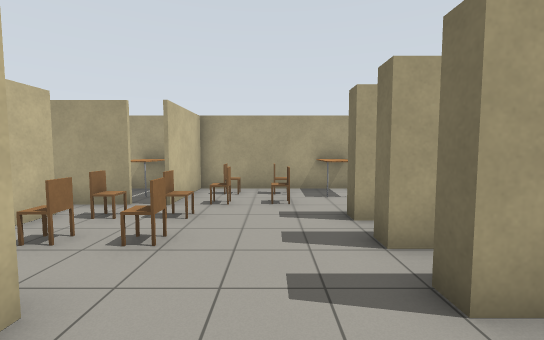
view 1 (above)

21 first-person views from a walk through a Gazebo world. The camera is 1.3 m above the floor, tilts 4° down and sees 90° across. The floor is counted in squares, 1 m on a side. Each view is taken from the middle of a square. On the plan, view 1 faces up. The plan holds only what a view shows up to about 13 squares ahead; the rest is blank. Simple patterns stand in for the simulator's built-in surfaces. Simple shapes stand in for some stock models. Surface patterns are stand-ins for the level's own textures.

view 2
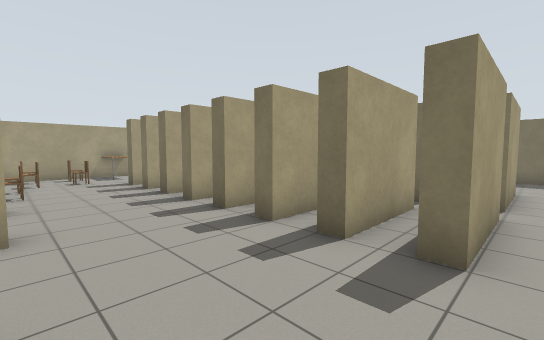

view 3
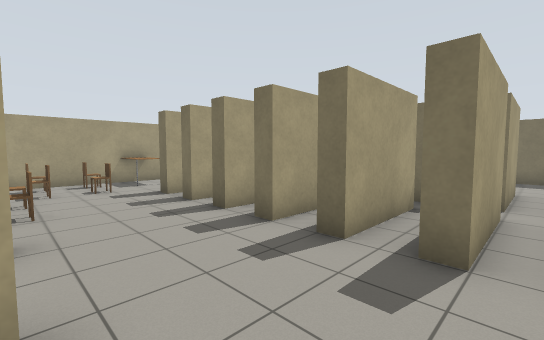

view 4
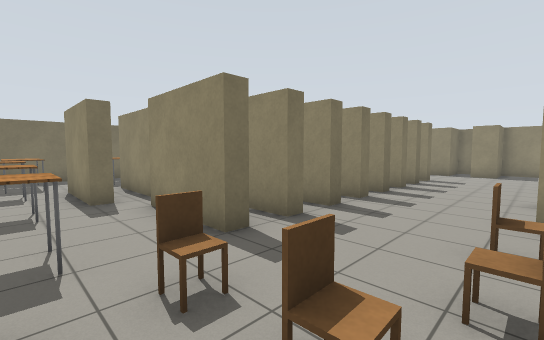

view 5
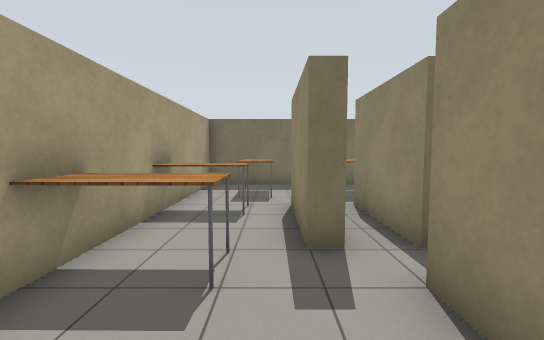

view 6
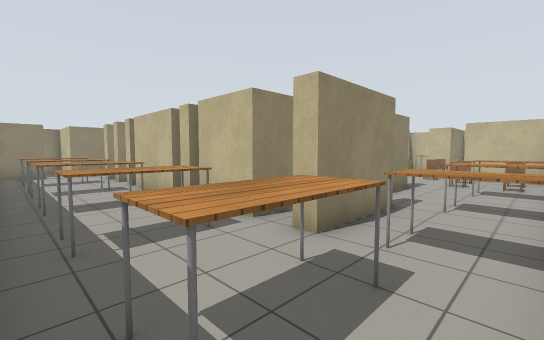

view 7
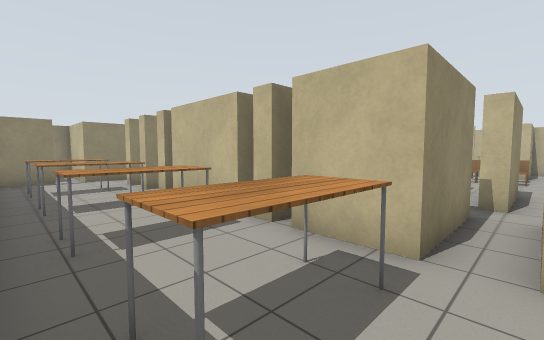

view 8
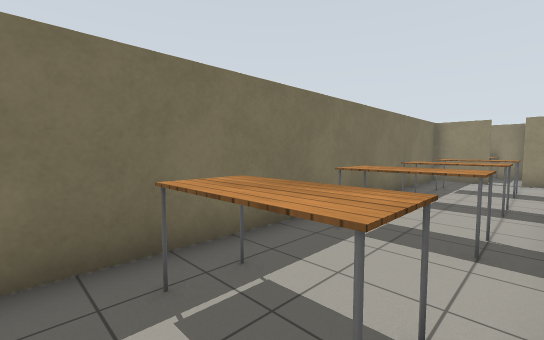

view 9
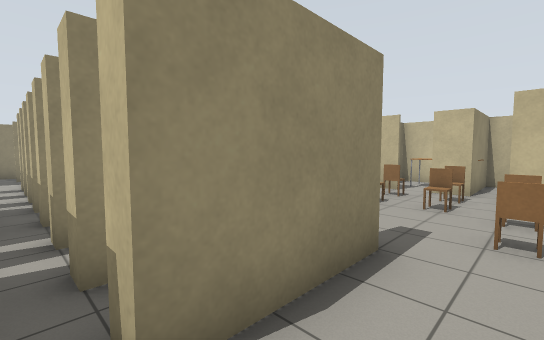

view 10
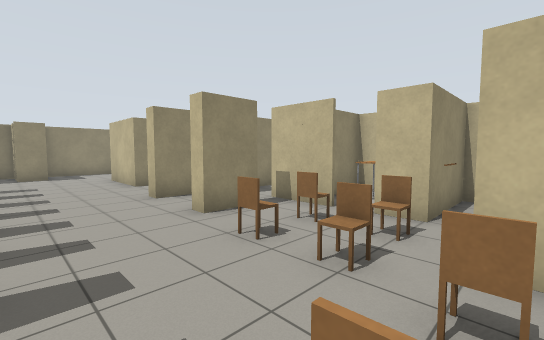

view 11
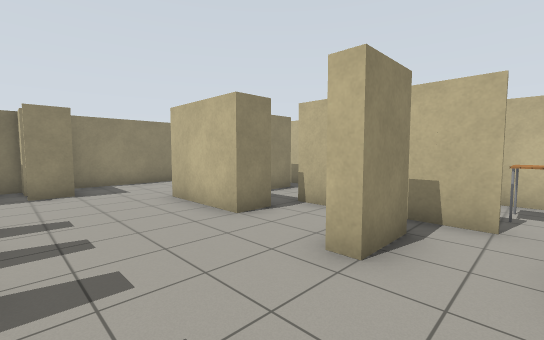

view 12
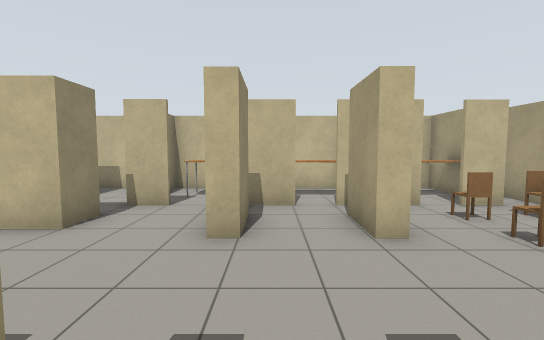

view 13
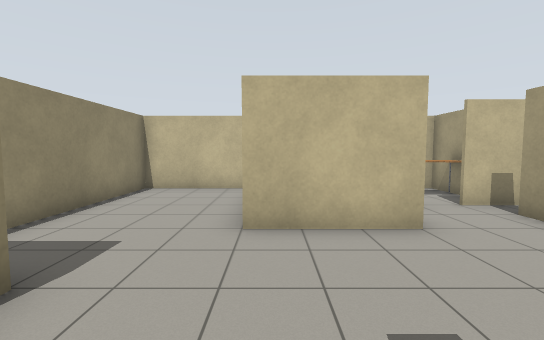

view 14
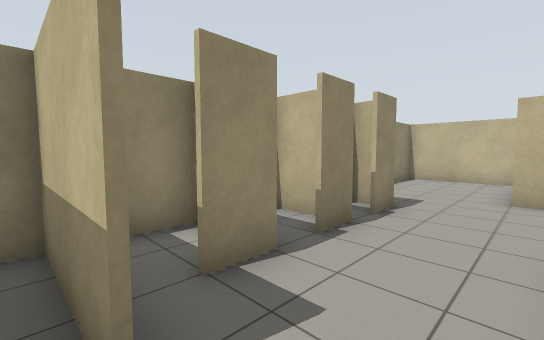

view 15
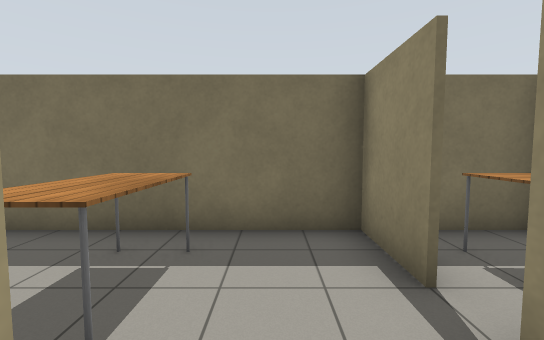

view 16
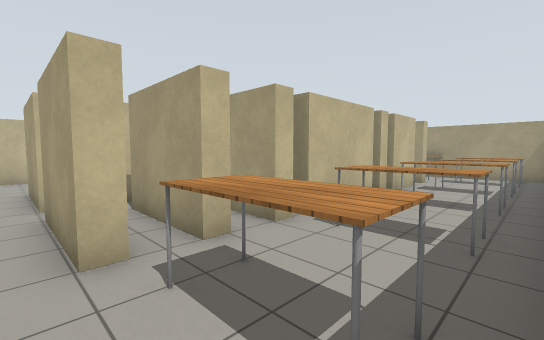

view 17
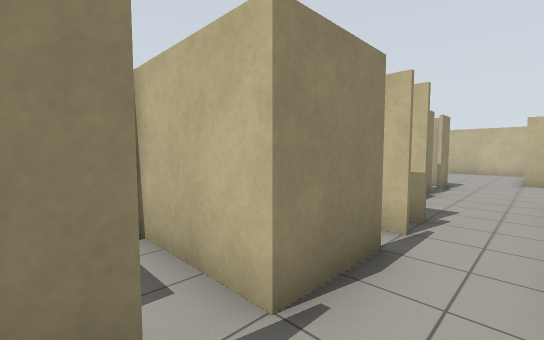

view 18
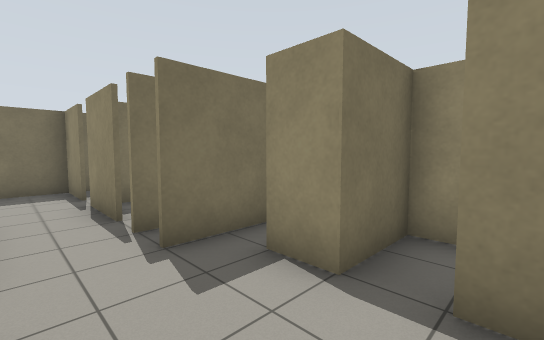

view 19
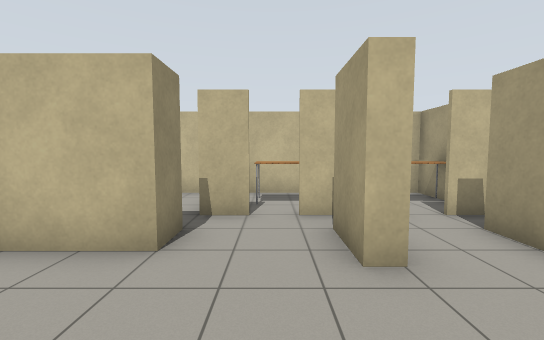

view 20
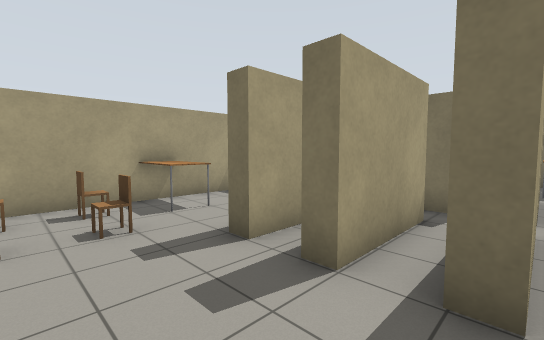

view 21
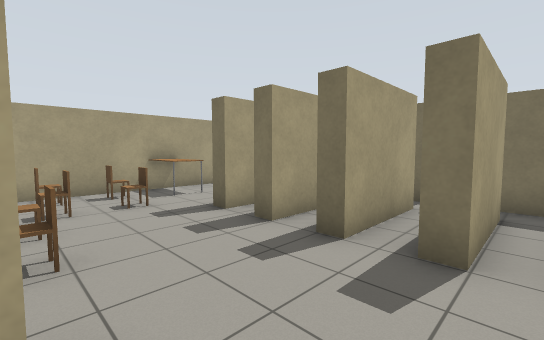

### Floor plan
Key: @ floor where view 1 was taken; # wall or solid block; . floor; B wooden box; C chair; O other object.
Columns run from 8 left of view 1 to 13 right of it. Each row starts with its distance up from view 1.
 10      #####B##B##B#####
  9      #....B..B..B....#
  8     ##.CC.B..B..B.BB.#
  7   ####.CC.........BB.#
  6  ###..........###....#
  5  ###.CC...###.###.BB.#
  4  ##..CC...###.###.BB.#
  3  ###..........###....#
  2  #OO.##...###.###.BB.#
  1  #O.......###.###.BB.#
  0  ###....@.....###....#
 -1  #OO.##...###.###.BB.#
 -2 ##O.......###.###.BB.#
 -3 ####.................#
 -4 #....#....###.###.BB.#
 -5 #... #....###.###.BB.#
 -6 #.#  #...............#
 -7 #...............##.###
 -8 #.......#####.####...#
 -9 #.......####..#  #.B.#
-10 #.......#  #..#  #.B.#
-11 #########  ####  ###

Where each view was taken, in squares from view 1:
view 1: 0 up, 0 right, facing up
view 2: 6 down, 2 left, facing up-right
view 3: 3 down, 2 left, facing up-right
view 4: 8 up, 2 left, facing down-right
view 5: 7 up, 2 right, facing right
view 6: 9 up, 12 right, facing down-left
view 7: 6 up, 12 right, facing down-left
view 8: 6 up, 9 right, facing down-right
view 9: 7 up, 5 right, facing down-left
view 10: 7 up, 1 right, facing down-left
view 11: 1 up, 1 right, facing down-left
view 12: 0 up, 2 right, facing left
view 13: 6 down, 2 right, facing left
view 14: 6 down, 6 right, facing down-left
view 15: 6 down, 8 right, facing right
view 16: 6 down, 12 right, facing up-left
view 17: 6 down, 11 right, facing down-left
view 18: 6 down, 2 right, facing down-right
view 19: 2 down, 1 right, facing left
view 20: 2 up, 1 left, facing up-right
view 21: 0 up, 2 left, facing up-right
